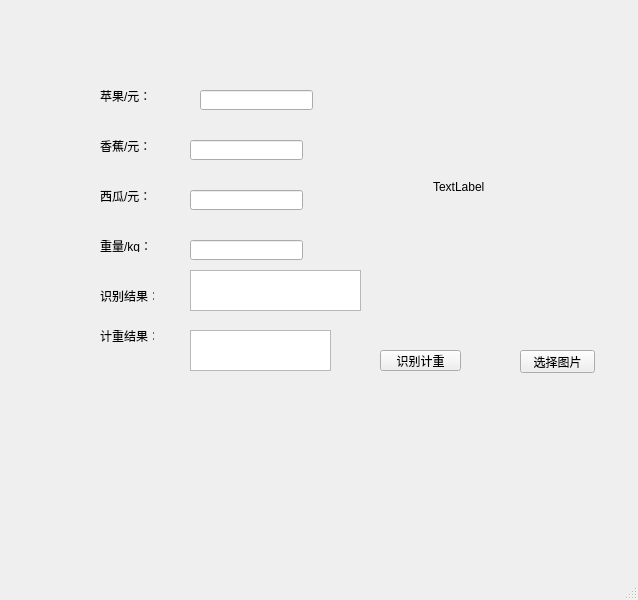
<?xml version="1.0" encoding="UTF-8"?>
<ui version="4.0">
 <class>MainWindow</class>
 <widget class="QMainWindow" name="MainWindow">
  <property name="geometry">
   <rect>
    <x>0</x>
    <y>0</y>
    <width>638</width>
    <height>600</height>
   </rect>
  </property>
  <property name="windowTitle">
   <string>MainWindow</string>
  </property>
  <widget class="QWidget" name="centralwidget">
   <widget class="QPushButton" name="pushButton">
    <property name="geometry">
     <rect>
      <x>380</x>
      <y>350</y>
      <width>81</width>
      <height>21</height>
     </rect>
    </property>
    <property name="text">
     <string>识别计重</string>
    </property>
   </widget>
   <widget class="QLabel" name="apple">
    <property name="geometry">
     <rect>
      <x>100</x>
      <y>90</y>
      <width>54</width>
      <height>12</height>
     </rect>
    </property>
    <property name="text">
     <string>苹果/元：</string>
    </property>
   </widget>
   <widget class="QLabel" name="banana">
    <property name="geometry">
     <rect>
      <x>100</x>
      <y>140</y>
      <width>54</width>
      <height>12</height>
     </rect>
    </property>
    <property name="text">
     <string>香蕉/元：</string>
    </property>
   </widget>
   <widget class="QLabel" name="watermelon">
    <property name="geometry">
     <rect>
      <x>100</x>
      <y>190</y>
      <width>54</width>
      <height>12</height>
     </rect>
    </property>
    <property name="text">
     <string>西瓜/元：</string>
    </property>
   </widget>
   <widget class="QLabel" name="kg">
    <property name="geometry">
     <rect>
      <x>100</x>
      <y>240</y>
      <width>54</width>
      <height>12</height>
     </rect>
    </property>
    <property name="text">
     <string>重量/kg：</string>
    </property>
   </widget>
   <widget class="QLabel" name="shibie">
    <property name="geometry">
     <rect>
      <x>100</x>
      <y>290</y>
      <width>54</width>
      <height>12</height>
     </rect>
    </property>
    <property name="text">
     <string>识别结果：</string>
    </property>
   </widget>
   <widget class="QLabel" name="jizhong">
    <property name="geometry">
     <rect>
      <x>100</x>
      <y>330</y>
      <width>54</width>
      <height>12</height>
     </rect>
    </property>
    <property name="text">
     <string>计重结果：</string>
    </property>
   </widget>
   <widget class="QTextBrowser" name="textBrowser">
    <property name="geometry">
     <rect>
      <x>190</x>
      <y>270</y>
      <width>171</width>
      <height>41</height>
     </rect>
    </property>
   </widget>
   <widget class="QTextBrowser" name="textBrowser_2">
    <property name="geometry">
     <rect>
      <x>190</x>
      <y>330</y>
      <width>141</width>
      <height>41</height>
     </rect>
    </property>
   </widget>
   <widget class="QLineEdit" name="lineEdit">
    <property name="geometry">
     <rect>
      <x>200</x>
      <y>90</y>
      <width>113</width>
      <height>20</height>
     </rect>
    </property>
   </widget>
   <widget class="QLineEdit" name="lineEdit_2">
    <property name="geometry">
     <rect>
      <x>190</x>
      <y>140</y>
      <width>113</width>
      <height>20</height>
     </rect>
    </property>
   </widget>
   <widget class="QLineEdit" name="lineEdit_3">
    <property name="geometry">
     <rect>
      <x>190</x>
      <y>190</y>
      <width>113</width>
      <height>20</height>
     </rect>
    </property>
   </widget>
   <widget class="QLineEdit" name="lineEdit_4">
    <property name="geometry">
     <rect>
      <x>190</x>
      <y>240</y>
      <width>113</width>
      <height>20</height>
     </rect>
    </property>
   </widget>
   <widget class="QLabel" name="choose">
    <property name="geometry">
     <rect>
      <x>433</x>
      <y>61</y>
      <width>261</width>
      <height>251</height>
     </rect>
    </property>
    <property name="text">
     <string>TextLabel</string>
    </property>
   </widget>
   <widget class="QPushButton" name="xuanze">
    <property name="geometry">
     <rect>
      <x>520</x>
      <y>350</y>
      <width>75</width>
      <height>23</height>
     </rect>
    </property>
    <property name="text">
     <string>选择图片</string>
    </property>
   </widget>
  </widget>
  <widget class="QMenuBar" name="menubar">
   <property name="geometry">
    <rect>
     <x>0</x>
     <y>0</y>
     <width>638</width>
     <height>22</height>
    </rect>
   </property>
  </widget>
  <widget class="QStatusBar" name="statusbar"/>
 </widget>
 <resources/>
 <connections/>
</ui>
